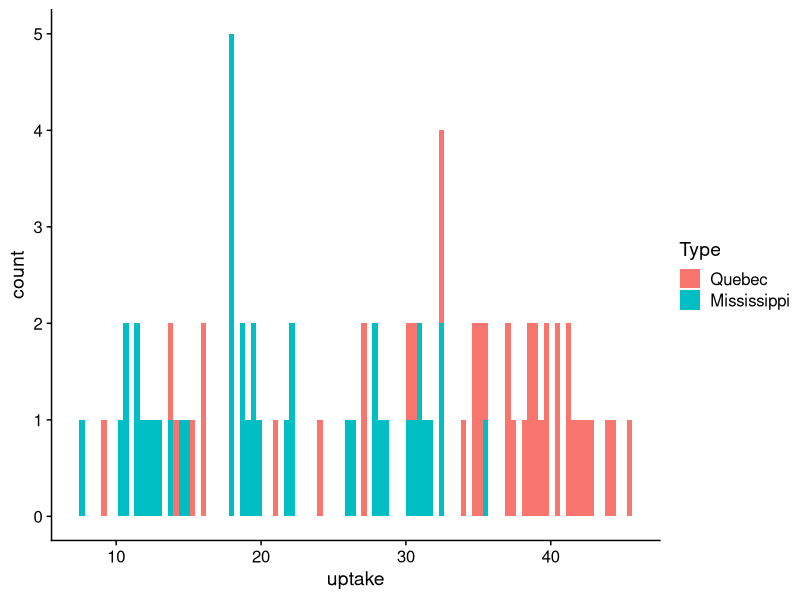
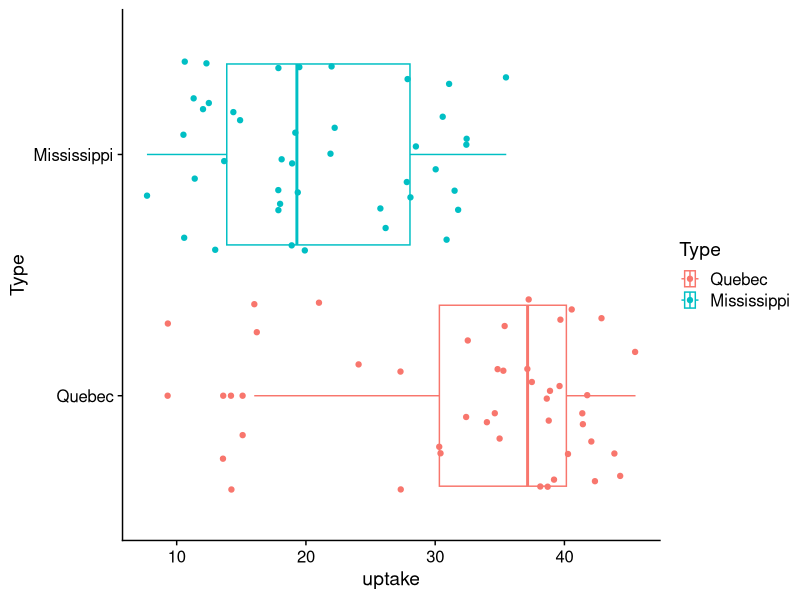
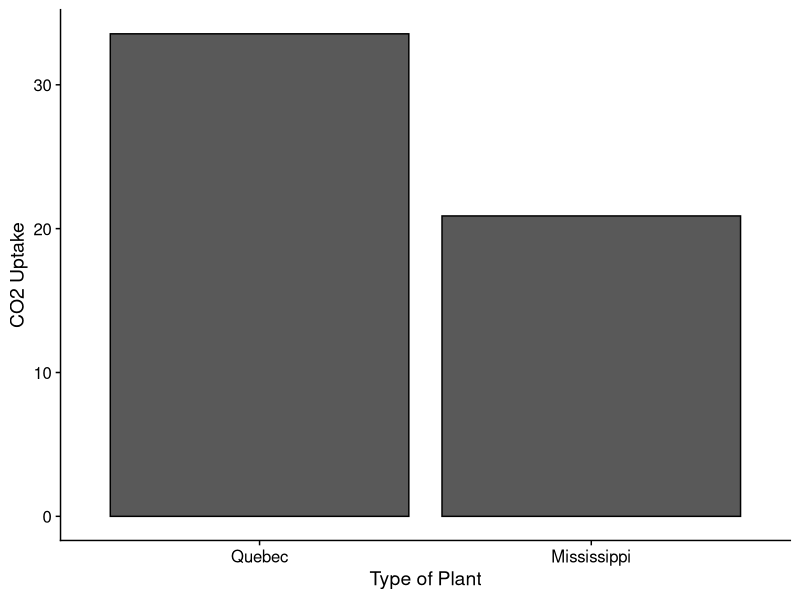

Recreate these plots in R, in order.
## ---- chunk 1
if (!require("datasets")) install.packages("datasets"); library(datasets)
if (!require("tidyverse")) install.packages("tidyverse"); library(tidyverse)
if (!require("dbplyr")) install.packages("dbplyr"); library(dbplyr)
if (!require("ggplot2")) install.packages("ggplot2"); library(ggplot2)
if (!require("cowplot")) install.packages("cowplot"); library(cowplot)
## ---- chunk 2
data("CO2")
min(CO2$uptake,na.rm=TRUE)
max(CO2$uptake,na.rm=TRUE)
mean(CO2$uptake,na.rm=TRUE)
median(CO2$uptake,na.rm=TRUE)
sd(CO2$uptake,na.rm=TRUE)

## ---- chunk 3
summary_stats_type<- CO2 |>
  group_by(Type) |>
  summarise(count_uptake=n(),
            min_uptake=min(uptake), 
            max_uptake=max(uptake),
            mean_uptake=mean(uptake),
            median_uptake=median(uptake), 
            sd_uptake=sd(uptake))
print(summary_stats_type)
## ---- chunk 4
# perform summary statistics here! 
## ---- chunk 5
t.test(uptake~Type, data=CO2)
## ---- chunk 6
# perform a two-sample t-test here 
## ---- chunk 7
type_anova<-aov(uptake~Type, data=CO2)
summary(type_anova)
## ---- chunk 8
# perform one-way ANOVA here!
## ---- chunk 9
try<-aov(uptake ~ Treatment * Type, data= CO2)
summary(try)
## ---- chunk 10
ggplot(CO2) +
  aes(x = uptake, fill = Type) +
  geom_histogram(bins=100) +
  theme_cowplot()
## ---- chunk 11

## ---- chunk 12
ggplot(CO2, aes(x = uptake, y = Type, color = Type)) +
    geom_boxplot() + geom_jitter() +theme_cowplot()

## ---- chunk 13


## ---- chunk 14
ggplot(CO2, aes(x = Type, y=uptake), fill = Type) + geom_bar(stat = "summary", position = "dodge", color = "black")+ theme_cowplot() + scale_fill_grey()+ xlab("Type of Plant") + ylab("CO2 Uptake")

## ---- chunk 15

## ---- chunk 16
CO2$Type <- as.factor(CO2$Type)

lmType <- lm(uptake ~ Type, data = CO2)
summary(lmType)
## ---- chunk 17
